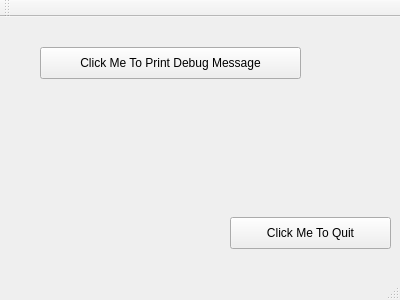
<?xml version="1.0" encoding="UTF-8"?>
<ui version="4.0">
 <class>MainWindow</class>
 <widget class="QMainWindow" name="MainWindow">
  <property name="geometry">
   <rect>
    <x>0</x>
    <y>0</y>
    <width>400</width>
    <height>300</height>
   </rect>
  </property>
  <property name="windowTitle">
   <string>MainWindow</string>
  </property>
  <widget class="QWidget" name="centralWidget">
   <widget class="QPushButton" name="clickToQuitButton">
    <property name="geometry">
     <rect>
      <x>230</x>
      <y>200</y>
      <width>161</width>
      <height>32</height>
     </rect>
    </property>
    <property name="text">
     <string>Click Me To Quit</string>
    </property>
   </widget>
   <widget class="QPushButton" name="qDebugButton">
    <property name="geometry">
     <rect>
      <x>40</x>
      <y>30</y>
      <width>261</width>
      <height>32</height>
     </rect>
    </property>
    <property name="text">
     <string>Click Me To Print Debug Message</string>
    </property>
   </widget>
  </widget>
  <widget class="QMenuBar" name="menuBar">
   <property name="geometry">
    <rect>
     <x>0</x>
     <y>0</y>
     <width>400</width>
     <height>22</height>
    </rect>
   </property>
  </widget>
  <widget class="QToolBar" name="mainToolBar">
   <attribute name="toolBarArea">
    <enum>TopToolBarArea</enum>
   </attribute>
   <attribute name="toolBarBreak">
    <bool>false</bool>
   </attribute>
  </widget>
  <widget class="QStatusBar" name="statusBar"/>
 </widget>
 <layoutdefault spacing="6" margin="11"/>
 <resources/>
 <connections/>
</ui>
